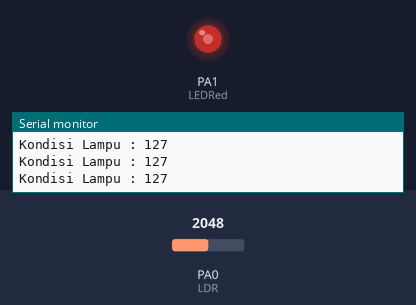
This sketch was run on a simulated STM32 Blue Pill. On the bench: output pins drawn as LEDs (lit = HIGH), the last lines printed to the serial monitor. The inputs (shaded band) are chosen by the test bench; at power-on: PA0 (LDR) = 2048.

Above: at 1.2 s.
1.3 s: PA0 (LDR) set to 2866
At 2.5 s:
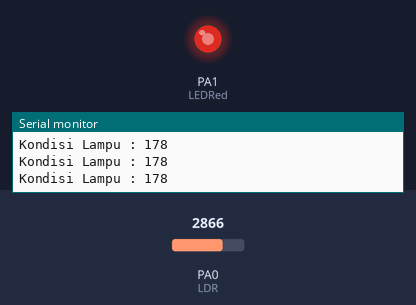
2.8 s: PA0 (LDR) set to 3603
At 4.0 s:
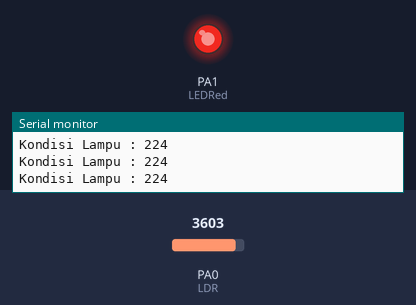
4.3 s: PA0 (LDR) set to 491
At 5.3 s:
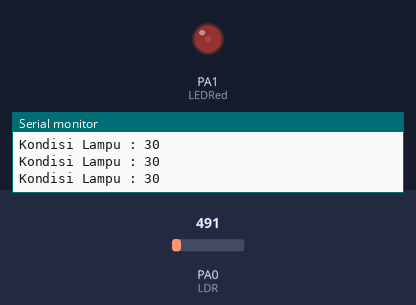
5.8 s: PA0 (LDR) set to 0
At 6.6 s:
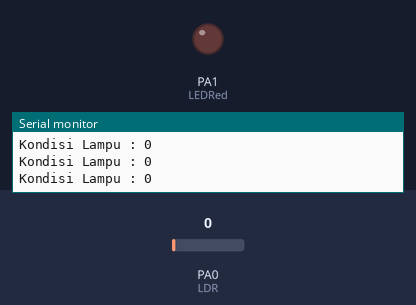
7.3 s: PA0 (LDR) set to 2047
At 7.9 s:
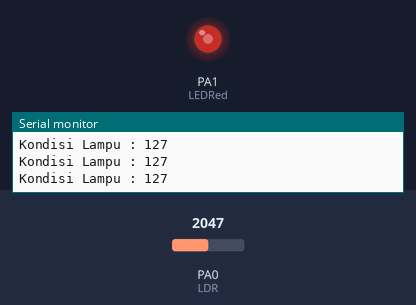
Timing chart, 0 to 9.8 s (numbered marks = the images above; inputs shaded):
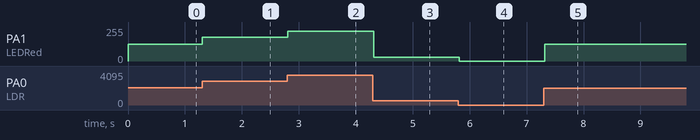

Measured:
- after the input at 1.3 s, PA1 (LEDRed): 127/255 → 178/255 at once
- after the input at 2.8 s, PA1 (LEDRed): 178/255 → 224/255 at once
- after the input at 4.3 s, PA1 (LEDRed): 224/255 → 30/255 at once
- after the input at 5.8 s, PA1 (LEDRed): 30/255 → 0/255 at once
- after the input at 7.3 s, PA1 (LEDRed): 0/255 → 127/255 at once

The sketch:

STM32_LDR_LED.ino
```cpp
//INISIALISASI
int LDR = PA0;
int LEDRed = PA1;

void setup() {
  Serial.begin(9600);
  pinMode(LDR, INPUT);
  pinMode(LEDRed, OUTPUT);
}

void loop() {
  //BACA DATA
  int bacaldr=analogRead(LDR);
  bacaldr=map(bacaldr, 0, 4095, 0, 255);

  //PRINT TO SERIAL
  Serial.println("Kondisi Lampu : " + String(bacaldr));

  //LOGIKA
  analogWrite(LEDRed, bacaldr);
  delay(100);
}
```
